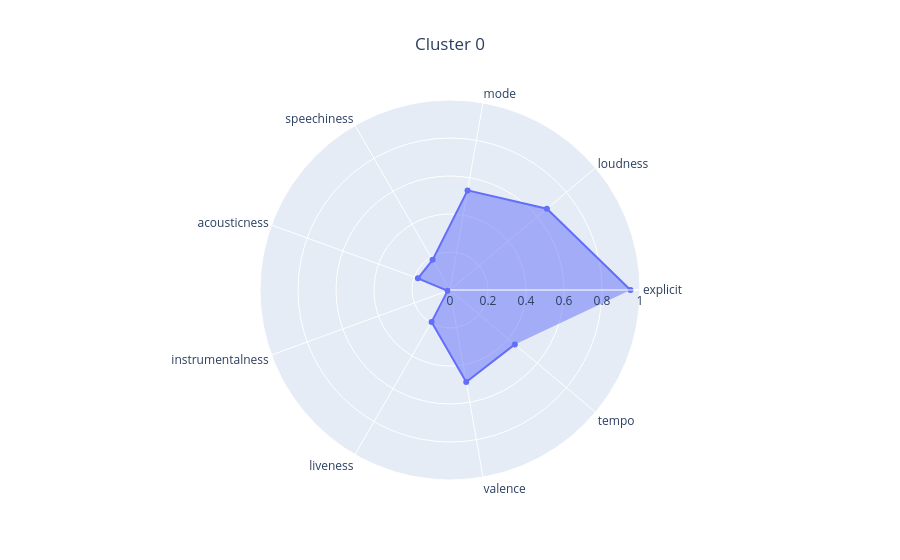
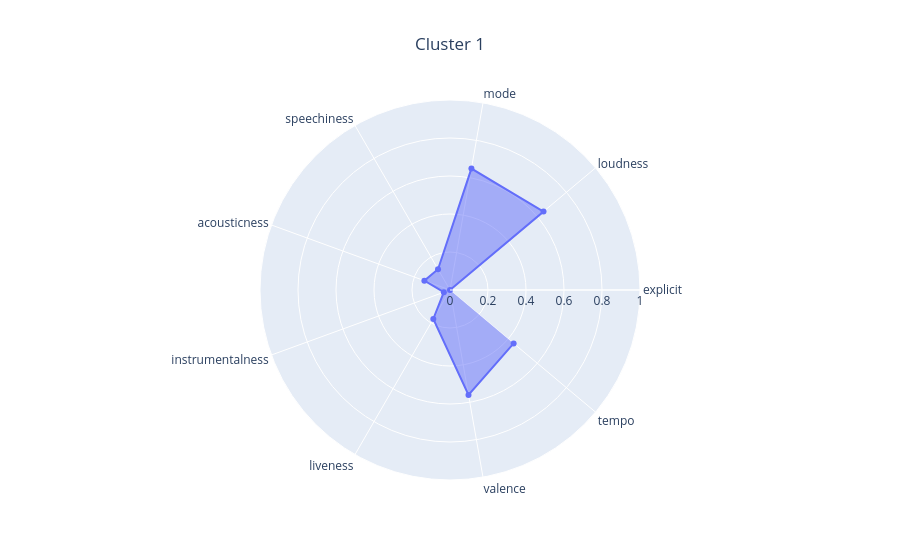
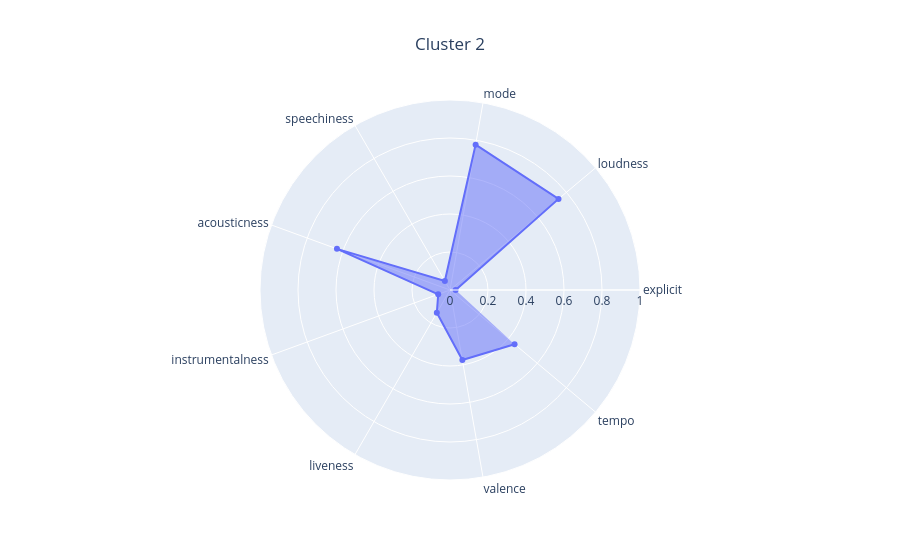

The code cell stored with these charts, in order, in its notebook:
### Code cell
kmeans_analyzer = KMeansAnalyzer(df_songs_info, clustering_visualizer)
kmeans_analyzer.analyze_clustering(X, clustering)

### Figure 1 — Plotly figure (JSON) as saved in the notebook; plotly's stock layout.template omitted (floating-point values rounded to 4 significant figures)
{"data": [{"fill": "toself", "r": [0.9499, 0.6656, 0.5324, 0.1833, 0.1798, 0.01316, 0.1939, 0.4917, 0.4453], "theta": ["explicit", "loudness", "mode", "speechiness", "acousticness", "instrumentalness", "liveness", "valence", "tempo"], "type": "scatterpolar"}], "layout": {"polar": {"radialaxis": {"range": [0, 1]}}, "title": {"text": "Cluster 0", "x": 0.5}}}

### Figure 2 — Plotly figure (JSON) as saved in the notebook; plotly's stock layout.template omitted (floating-point values rounded to 4 significant figures)
{"data": [{"fill": "toself", "r": [0.0, 0.6426, 0.6488, 0.1261, 0.1436, 0.0345, 0.1757, 0.5607, 0.4373], "theta": ["explicit", "loudness", "mode", "speechiness", "acousticness", "instrumentalness", "liveness", "valence", "tempo"], "type": "scatterpolar"}], "layout": {"polar": {"radialaxis": {"range": [0, 1]}}, "title": {"text": "Cluster 1", "x": 0.5}}}

### Figure 3 — Plotly figure (JSON) as saved in the notebook; plotly's stock layout.template omitted (floating-point values rounded to 4 significant figures)
{"data": [{"fill": "toself", "r": [0.02959, 0.7455, 0.7769, 0.05418, 0.6332, 0.06611, 0.1385, 0.3744, 0.4437], "theta": ["explicit", "loudness", "mode", "speechiness", "acousticness", "instrumentalness", "liveness", "valence", "tempo"], "type": "scatterpolar"}], "layout": {"polar": {"radialaxis": {"range": [0, 1]}}, "title": {"text": "Cluster 2", "x": 0.5}}}
